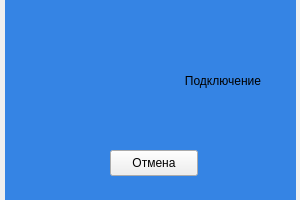
<?xml version="1.0" encoding="UTF-8"?>
<ui version="4.0">
 <class>Loader</class>
 <widget class="QWidget" name="Loader">
  <property name="geometry">
   <rect>
    <x>0</x>
    <y>0</y>
    <width>300</width>
    <height>200</height>
   </rect>
  </property>
  <property name="windowTitle">
   <string>Form</string>
  </property>
  <property name="styleSheet">
   <string notr="true">gray</string>
  </property>
  <widget class="QLabel" name="label_3">
   <property name="geometry">
    <rect>
     <x>5</x>
     <y>0</y>
     <width>291</width>
     <height>201</height>
    </rect>
   </property>
   <property name="styleSheet">
    <string notr="true">background-color: rgb(53, 132, 228);</string>
   </property>
   <property name="text">
    <string/>
   </property>
  </widget>
  <widget class="QLabel" name="label">
   <property name="geometry">
    <rect>
     <x>50</x>
     <y>60</y>
     <width>51</width>
     <height>51</height>
    </rect>
   </property>
   <property name="text">
    <string/>
   </property>
  </widget>
  <widget class="QPushButton" name="cancel">
   <property name="geometry">
    <rect>
     <x>110</x>
     <y>150</y>
     <width>88</width>
     <height>26</height>
    </rect>
   </property>
   <property name="text">
    <string>Отмена</string>
   </property>
  </widget>
  <widget class="QLabel" name="label_2">
   <property name="geometry">
    <rect>
     <x>110</x>
     <y>40</y>
     <width>151</width>
     <height>81</height>
    </rect>
   </property>
   <property name="styleSheet">
    <string notr="true">background-color: rgb(53, 132, 228);</string>
   </property>
   <property name="text">
    <string>Подключение</string>
   </property>
   <property name="alignment">
    <set>Qt::AlignRight|Qt::AlignTrailing|Qt::AlignVCenter</set>
   </property>
   <property name="wordWrap">
    <bool>true</bool>
   </property>
  </widget>
 </widget>
 <resources/>
 <connections/>
</ui>
